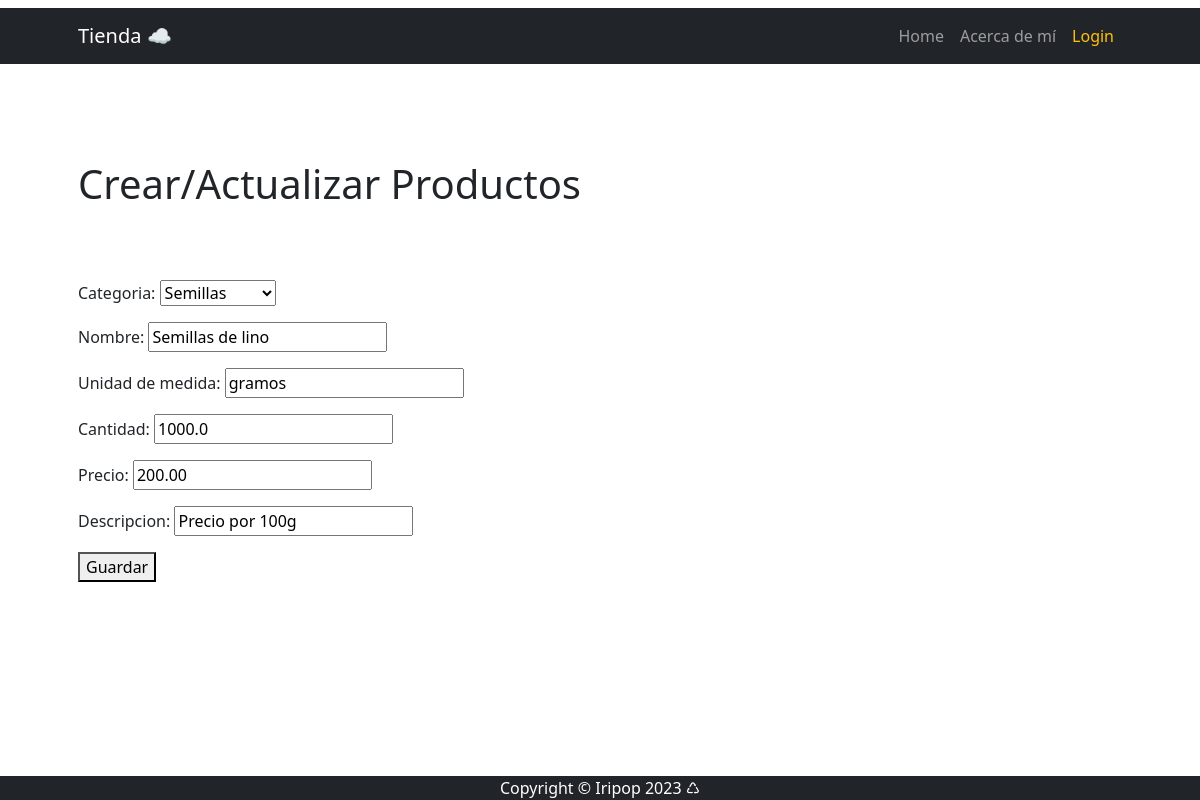
Screenshot of /producto/update/5 with the database file from the repository.
### apps/producto/models.py (models this page shows, shortened)
class Producto(models.Model):
    categoria = models.ForeignKey(ProductoCategoria, on_delete=models.SET_NULL, blank=True, null=True)
    nombre = models.CharField(max_length=100)
    unidad_de_medida = models.CharField(max_length=100)
    cantidad = models.FloatField()
    precio = models.DecimalField(max_digits=10, decimal_places=2)
    descripcion = models.CharField(max_length=250, null=True, blank=True)
    fecha_actualizacion = models.DateTimeField(
    default=timezone.now, editable=False, verbose_name="fecha de actualización")

class ProductoCategoria(models.Model):
    nombre = models.CharField(max_length=200, unique=True)
    descripcion = models.CharField(
        max_length=250, null=True, blank=True, verbose_name="descripción")
    def __str__(self):
        return self.nombre
    class Meta:
        verbose_name = "categoría de productos"
        verbose_name_plural = "categorías de productos"

### apps/producto/views.py (the view)
# urls.py: path("producto/update/<int:pk>", views.ProductoUpdate.as_view(), name="producto_update"),
class ProductoUpdate(UpdateView):
    model = models.Producto
    form_class = forms.ProductoForm
    success_url = reverse_lazy("producto:producto_list")

### apps/producto/forms.py
class ProductoForm(forms.ModelForm):
    class Meta:
        model = models.Producto
        fields = "__all__"

### apps/producto/templates/producto/producto_form.html (shortened to what this page needs)
{% extends 'producto/index.html' %}
{% block INDEX_TITULO %}
    Crear/Actualizar Productos
{% endblock INDEX_TITULO %}
{% block INDEX_CONTENIDO %}
    <form method="post">
        {{ form.as_p}}
        <button type="submit">Guardar</button>
    </form>
{% endblock INDEX_CONTENIDO %}

### rows the page displays
Producto: categoria "Semillas", unidad_de_medida "gramos", cantidad "1000.0", precio "200.00", descripcion "Precio por 100g"
ProductoCategoria: nombre "Semillas de lino"
